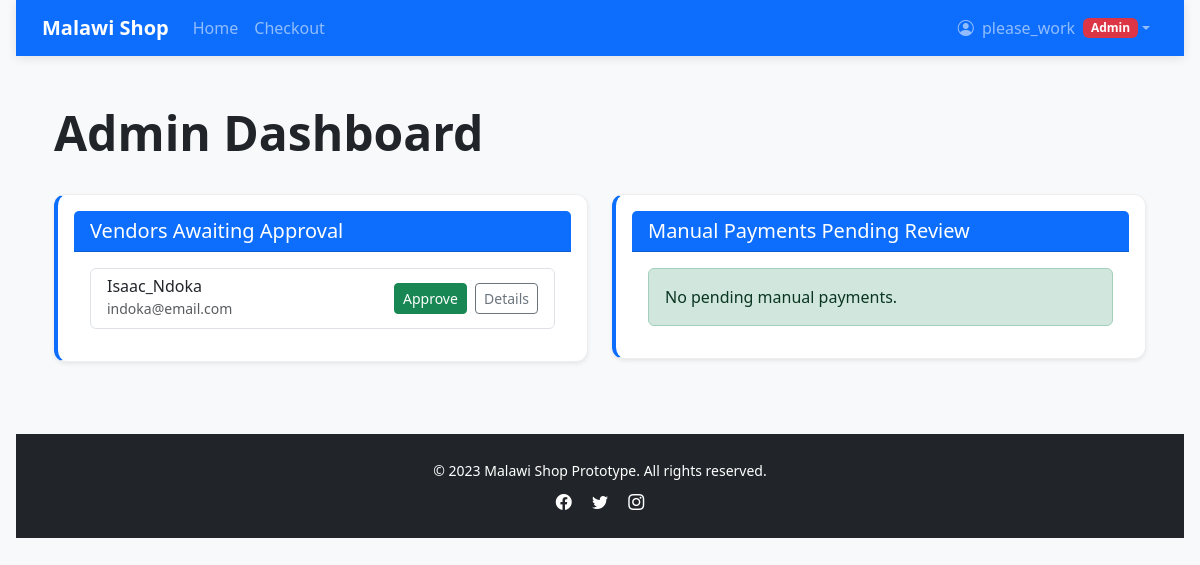
Before: /dashboard/admin/ (signed in) with the older database file.
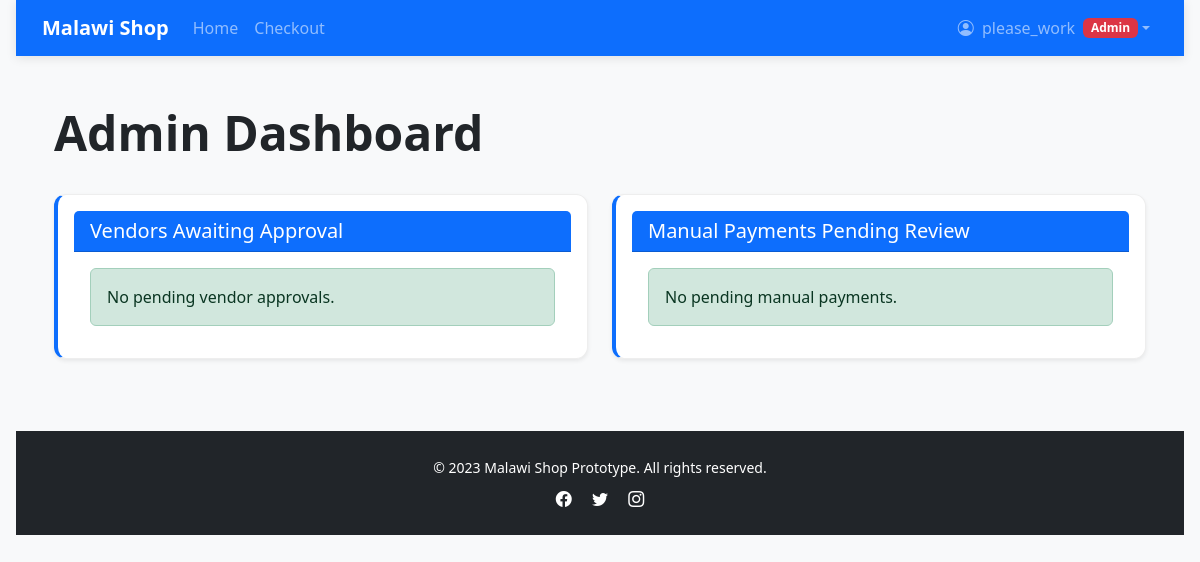
After: the same page with the newer database file.
### shop/models.py (models this page shows, shortened)
class User(AbstractUser):
    CUSTOMER, VENDOR, ADMIN = 'customer', 'vendor', 'admin'
    ROLE_CHOICES = [(CUSTOMER,'Customer'),(VENDOR,'Vendor'),(ADMIN,'Admin')]
    role = models.CharField(max_length=20, choices=ROLE_CHOICES, default=CUSTOMER)
    phone_number = models.CharField(max_length=20, blank=True)
    address = models.TextField(blank=True)
    vendor_approved = models.BooleanField(default=False)

### shop/views.py (the view)
# urls.py: path('dashboard/admin/', dashboard_admin, name='dashboard_admin'),
@login_required
def dashboard_admin(request):
    if not request.user.is_staff:
        return redirect('home')
    vendors_pending = User.objects.filter(role=User.VENDOR, vendor_approved=False)
    manual_payments = ManualPayment.objects.filter(status='submitted')
    return render(request, 'dashboards/admin.html', {'vendors_pending': vendors_pending, 'manual_payments': manual_payments})

### templates/dashboards/admin.html
{% extends 'base.html' %}
{% block content %}
<div class="container">
  <div class="row mb-4">
    <div class="col">
      <h1 class="display-5 fw-bold">Admin Dashboard</h1>
    </div>
  </div>
  <div class="row">
    <div class="col-lg-6 mb-4">
      <div class="card shadow-sm dashboard-card">
        <div class="card-header bg-primary text-white">
          <h2 class="h5 mb-0">Vendors Awaiting Approval</h2>
        </div>
        <div class="card-body">
          {% if vendors_pending %}
          <div class="list-group">
            {% for v in vendors_pending %}
            <div class="list-group-item d-flex justify-content-between align-items-center">
              <div>
                <h6 class="mb-0">{{ v.username }}</h6>
                <small class="text-muted">{{ v.email }}</small>
              </div>
              <div>
                <a href="{% url 'approve_vendor' v.id %}" class="btn btn-sm btn-success me-1">Approve</a>
                <a href="/admin/shop/user/{{ v.id }}/change/" class="btn btn-sm btn-outline-secondary">Details</a>
              </div>
            </div>
            {% endfor %}
          </div>
          {% else %}
          <div class="alert alert-success mb-0">No pending vendor approvals.</div>
          {% endif %}
        </div>
      </div>
    </div>
    <div class="col-lg-6">
      <div class="card shadow-sm dashboard-card">
        <div class="card-header bg-primary text-white">
          <h2 class="h5 mb-0">Manual Payments Pending Review</h2>
        </div>
        <div class="card-body">
          {% if manual_payments %}
          <div class="list-group">
            {% for mp in manual_payments %}
            <div class="list-group-item d-flex justify-content-between align-items-center">
              <div>
                <h6 class="mb-0">Payment #{{ mp.id }}</h6>
                <small class="text-muted">Order: {% if mp.order %}#{{ mp.order.id }}{% else %}-{% endif %}</small>
              </div>
              <a href="/admin/shop/manualpayment/{{ mp.id }}/change/" class="btn btn-sm btn-outline-primary">Review</a>
            </div>
            {% endfor %}
          </div>
          {% else %}
          <div class="alert alert-success mb-0">No pending manual payments.</div>
          {% endif %}
        </div>
      </div>
    </div>
  </div>
</div>
{% endblock %}

Changed rows visible on the page:
no longer on this page (row edited): User: username "Isaac_Ndoka", email "indoka@email.com"
Other visible differences:
text now shown: "No pending vendor approvals."
